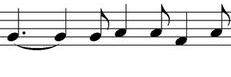
#> input picture input/notes2.jpg, 231 x 77 px
$ python -i photo_adjuster.py   (imports and definitions only)   (older library calls are emulated)
#> lines starting #> are read from the running program, lines starting #| are printed output that depends on the picture; after the words box and inside, x2 and y2 are one past the last pixel; in counts of white or black regions, pixels touching at a corner belong together
#> further down, picture is the input picture: shape (77, 231, 3); min 0, max 255, mean 228.2
### util.py
import numpy as np


def distance(point1, point2):
    """
    Returns distance between two points in cartesian coordinate system.
    """
    return np.sqrt((point1[0] - point2[0]) ** 2 + (point1[1] - point2[1]) ** 2)

### photo_adjuster.py
import sys

import cv2
import numpy as np

from config import *
from util import distance


def adjust_photo(image):
    """
    Detects a sheet of paper in the image. Crops, rotates and performs thresholding on it.

    :param image: image to adjust
    :return: adjusted photo prepared for further analysis
    """
    if VERBOSE:
        print("Adjusting photo.")
    gray = cv2.cvtColor(image.copy(), cv2.COLOR_RGB2GRAY)
    blur = cv2.GaussianBlur(gray, GAUSSIAN_BLUR_KERNEL, 0)
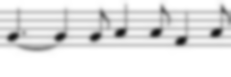
#> blur: shape (77, 231); min 20, max 255, mean 228.1
    edged = cv2.Canny(blur, 0, 50)
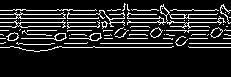
#> edged: shape (77, 231); 12.9% white in thin lines or dots, all inside (x1, y1, x2, y2) = (0, 3, 231, 52)

    if SAVING_IMAGES_STEPS:
        cv2.imwrite("output/1canny.jpg", edged)

    _, contours, _ = cv2.findContours(edged, cv2.RETR_LIST, cv2.CHAIN_APPROX_NONE)
#> contours = 78 contours, 61 with area under 20; largest, box (x1, y1, x2, y2) and area: (0, 12, 66, 19) 194, (19, 13, 65, 19) 178, (127, 4, 226, 29) 145, (210, 27, 223, 38) 74, (150, 27, 163, 38) 72
    contours = sorted(contours, key=cv2.contourArea, reverse=True)

    for cnt in contours:
        # Douglas Pecker algorithm - reduces the number of points in a curve
        epsilon = cv2.arcLength(cnt, True)
        approx = cv2.approxPolyDP(cnt, 0.02 * epsilon, True)
        if len(approx) == 4:
            sheet = approx
            break
#> this loop made 2 passes
#> (epsilon, sheet) on pass 2: (97.56, [[19, 15], [62, 13], [64, 17], [21, 18]])
#> epsilon on pass 1: 185.4

    if 'sheet' not in locals():
        print("Couldn't find a paper sheet in the picture!")
        sys.exit()

    approx = np.asarray([x[0] for x in sheet.astype(dtype=np.float32)])

    # top_left has the smallest sum, bottom_right has the biggest
    top_left = min(approx, key=lambda t: t[0] + t[1])
#> top_left = [19, 15]
    bottom_right = max(approx, key=lambda t: t[0] + t[1])
#> bottom_right = [64, 17]
    top_right = max(approx, key=lambda t: t[0] - t[1])
#> top_right = [62, 13]
    bottom_left = min(approx, key=lambda t: t[0] - t[1])
#> bottom_left = [21, 18]

    max_width = int(max(distance(bottom_right, bottom_left), distance(top_right, top_left)))
#> max_width = 43
    max_height = int(max(distance(top_right, bottom_right), distance(top_left, bottom_left)))
#> max_height = 4

    arr = np.array([
        [0, 0],
        [max_width - 1, 0],
        [max_width - 1, max_height - 1],
        [0, max_height - 1]], dtype="float32")
#> arr = [[0, 0], [42, 0], [42, 3], [0, 3]]

    rectangle = np.asarray([top_left, top_right, bottom_right, bottom_left])
#> rectangle = [[19, 15], [62, 13], [64, 17], [21, 18]]

    m = cv2.getPerspectiveTransform(rectangle, arr)
#> m = [[1.27, -0.846, -11.42], [0.045, 0.967, -15.36], [0.00729, -0.00868, 1]]
    dst = cv2.warpPerspective(image, m, (max_width, max_height))

    cv2.drawContours(image, contours, -1, (0, 255, 0), 2)
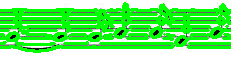
#> image: shape (77, 231, 3); mean R, G, B 143.4, 244.6, 143.4
    cv2.imwrite("output/2with_contours.png", image)
    dst = cv2.cvtColor(dst, cv2.COLOR_BGR2GRAY)

    _, result = cv2.threshold(dst, 0, 255, cv2.THRESH_BINARY + cv2.THRESH_OTSU)

    if SAVING_IMAGES_STEPS:
        cv2.imwrite("output/3adjusted_photo.png", result)
    return result

>>> import cv2
>>> picture = cv2.cvtColor(cv2.imread('input/notes2.jpg'), cv2.COLOR_BGR2RGB)
>>> result = adjust_photo(picture)

$ run again, on input/notes3.jpg
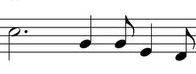
#> input picture input/notes3.jpg, 196 x 74 px
#> picture is the input picture: shape (74, 196, 3); min 0, max 255, mean 230.3
#> in adjust_photo, `edged = cv2.Canny(blur, 0, 50)`:
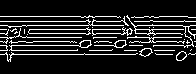
#> edged: shape (74, 196); 14% white in thin lines or dots, all inside (x1, y1, x2, y2) = (0, 15, 196, 62)
#> contours = 48 contours, 34 with area under 20; largest, box (x1, y1, x2, y2) and area: (28, 27, 91, 35) 247, (28, 28, 90, 35) 242, (126, 15, 196, 48) 95, (9, 40, 92, 51) 68, (139, 48, 153, 57) 68
#> the loop in adjust_photo, `for cnt in contours:` made 1 pass
#> (epsilon, sheet) on pass 1: (137, [[90, 29], [29, 29], [28, 32], [88, 34]])
#> top_left = [29, 29]
#> bottom_right = [88, 34]
#> top_right = [90, 29]
#> bottom_left = [28, 32]
#> max_width = 61
#> max_height = 5
#> arr = [[0, 0], [60, 0], [60, 4], [0, 4]]
#> rectangle = [[29, 29], [90, 29], [88, 34], [28, 32]]
#> m = [[2.71, 0.903, -104.7], [-7.89e-17, 2.19, -63.51], [0.0181, 0.00424, 1]]
#> in adjust_photo, `cv2.drawContours(image, contours, -1, (0, 255, 0), 2)`:
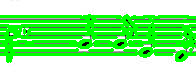
#> image: shape (74, 196, 3); mean R, G, B 136.3, 244.7, 136.3
